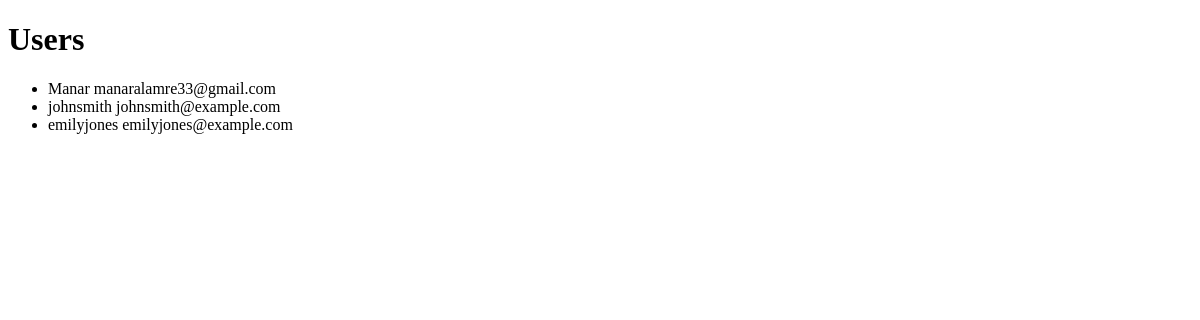
The app's page /users/, older data.
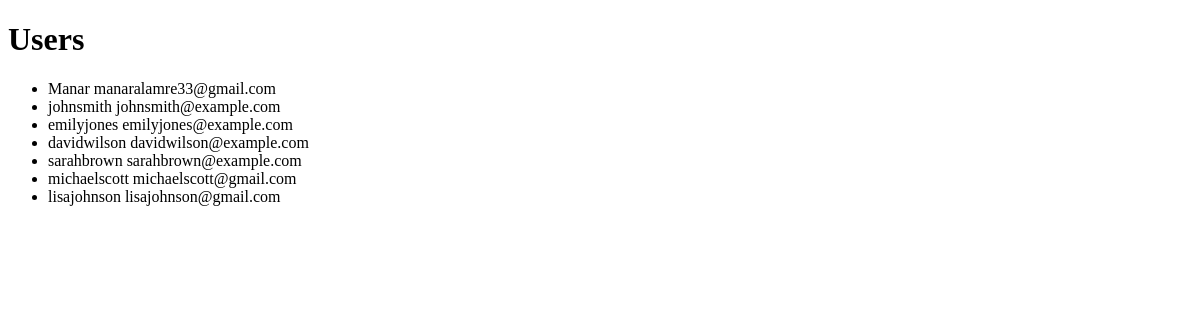
The same page, newer data.
### Blog/models.py (models this page shows)
class User(models.Model):
   username = models.CharField(max_length=20)
   email = models.EmailField(unique=True)
   password = models.CharField(max_length=20)

### Blog/views.py (the view)
# urls.py: path('users/', views.users, name='users'),
def users(request):
  users = User.objects.all().values()
  template = loader.get_template('users.html')
  context = {
    'users': users,
  }
  return HttpResponse(template.render(context, request))

### Blog/templates/users.html (shortened to what this page needs)
{% extends "master.html" %}
{% block content %}
  <h1>Users</h1>
  <ul>
    {% for x in users %}
      <li>{{ x.username }} {{ x.email }}</a></li>
    {% endfor %}
  </ul>
{% endblock %}

### Blog/templates/master.html (shortened to what this page needs)
<!DOCTYPE html>
<html>
<head>
</head>
<body>
{% block content %}
{% endblock %}
</body>
</html>

Row changes from the older to the newer data that the page shows:
added User: username "davidwilson", email "davidwilson@example.com"
added User: username "sarahbrown", email "sarahbrown@example.com"
added User: username "michaelscott", email "michaelscott@gmail.com"
added User: username "lisajohnson", email "lisajohnson@gmail.com"
